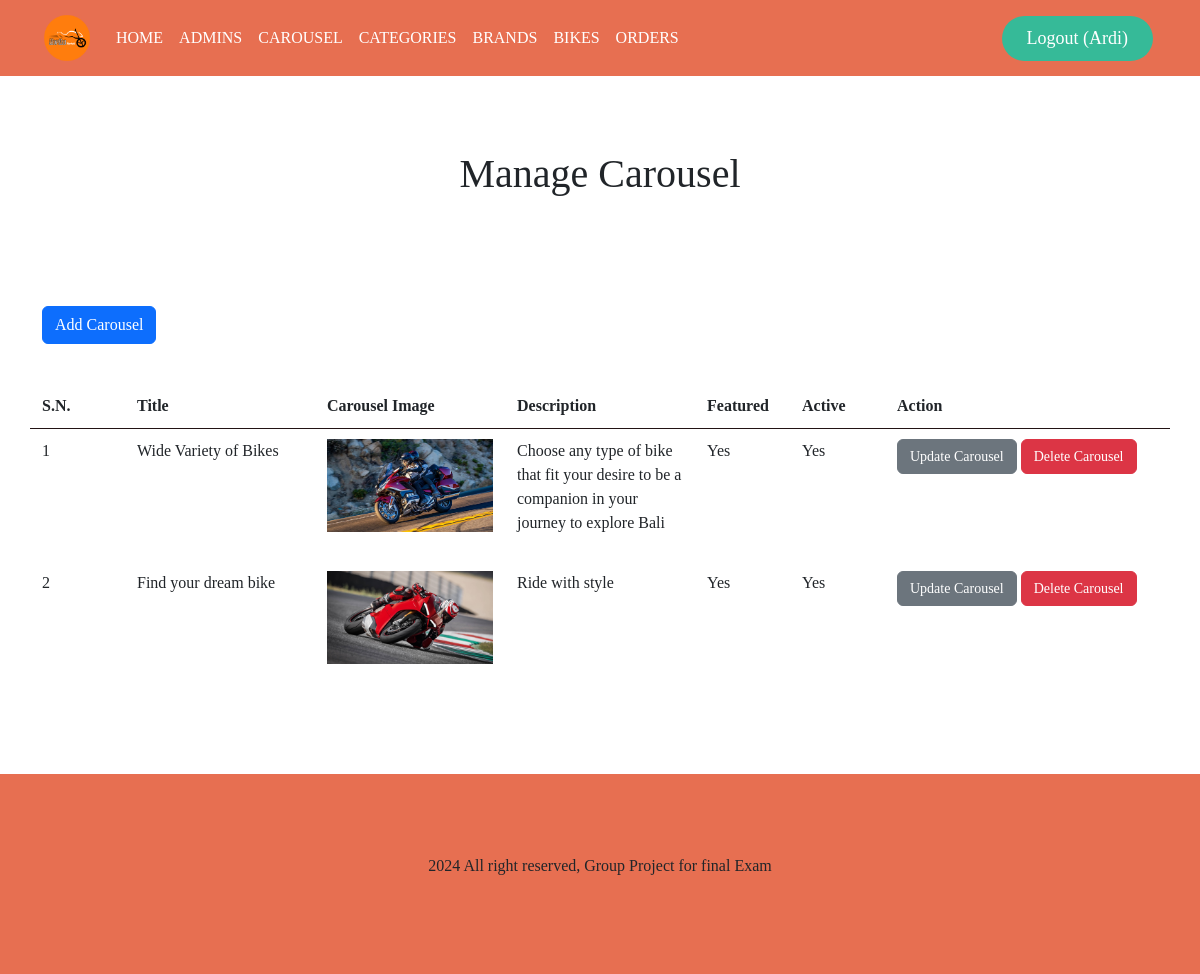
The app's page /admin/manage-carousel.php (signed in) with its own data.
### tables this page shows
CREATE TABLE `carousel` (
  `carousel_id` int(13) NOT NULL,
  `carousel_image` varchar(255) NOT NULL,
  `featured` varchar(10) NOT NULL,
  `active` varchar(10) NOT NULL,
  `carousel_title` varchar(50) NOT NULL,
  `carousel_description` varchar(512) NOT NULL
);

### admin/manage-carousel.php (the view, shortened to what this page needs)
<?php
    include('partials/header.php')
?>
    <div class="container padding-top padding-content">
        <h1 class="padding-title text-center">Manage Carousel</h1>
        <div class="padding-title padding-top-2">
            <a href="<?php echo SITEURL; ?>admin/add-carousel.php" class="btn btn-primary">Add Carousel</a>
        </div>
        <div class="row tb-header">
            <div class="col-1">
                S.N.
            </div>
            <div class="col-2">
                Title
            </div>
            <div class="col-2">
                Carousel Image
            </div>
            <div class="col-2">
                Description
            </div>
            <div class="col-1">
                Featured
            </div>
            <div class="col-1">
                Active
            </div>
            <div class="col-3">
                Action
            </div>
        </div>
        <?php
            $sql = "SELECT * FROM carousel";
            $res = mysqli_query($conn, $sql);
            $count = mysqli_num_rows($res);
            $sn=1;
            if($count>0)
            {
                while($row = mysqli_fetch_assoc($res))
                {
                    $id = $row['carousel_id'];
                    $title = $row['carousel_title'];
                    $carousel_image = $row['carousel_image'];
                    $description = $row['carousel_description'];
                    $featured = $row['featured'];
                    $active = $row['active'];
                    if (!function_exists('truncateDescription')) {
                        function truncateDescription($description, $limit) {
                            if (strlen($description) <= $limit) {
                                return $description;
                            } else {
                                $truncated = substr($description, 0, $limit);
                                $lastSpace = strrpos($truncated, ' ');
                                return substr($truncated, 0, $lastSpace) . '...';
                            }
                        }
                    }
                    $truncatedDescription = truncateDescription($description, 100);
                    ?>
                        <div class="row tb-content">
                            <div class="col-1">
                                <?php echo $sn++ ?>
                            </div>
                            <div class="col-2">
                                <?php echo $title ?>
                            </div>
                            <div class="col-2 ">
                                <?php
                                    if($carousel_image!="")
                                    {
                                        ?>
                                            <img src="<?php echo SITEURL; ?>images/carousel/<?php echo $carousel_image; ?>" style="width: 100%;">
                                        <?php
                                    }
                                    else
                                    {
                                        echo "<div class='notice-text-failed'>No Image Found</div>";
                                    }
                                ?>
                            </div>
                            <div class="col-2">
                                <p class="text-break"><?php echo $truncatedDescription ?></p>
                            </div>
                            <div class="col-1">
                                <?php echo $featured ?>
                            </div>
                            <div class="col-1">
                                <?php echo $active ?>
                            </div>
                            <div class="col-3 btn-category">
                                <a href="<?php echo SITEURL; ?>admin/update-carousel.php?id=<?php echo $id; ?>" class="btn btn-secondary">Update Carousel</a>
                                <a href="<?php echo SITEURL; ?>admin/delete-carousel.php?id=<?php echo $id; ?>&carousel_image=<?php echo $carousel_image; ?>" class="btn btn-danger">Delete Carousel</a>
                            </div>
                        </div>
                    <?php
                }
            }
            else
            {
                ?>
                    <div class="notice-text-failed text-center">No Carousel Added</div>
                <?php
            }
        ?>
    </div>
<?php
    include('partials/footer.php')
?>

### css/admin.css (style rules this page uses)
* { padding: 0; margin: 0; box-sizing: border-box; font-family: 'Poppins', 'sans-serif'; text-decoration: none; list-style: none; scroll-behavior: smooth; }
:root { --bg-color: #fff; --text-color: #221314; --main-color: #E76F51; --second-color: #f4A261; --third-color: #E9C46A; --fourth-color: #36BA98; --p-font-size: 12px; }
.padding-top { padding-top: 150px; }
.padding-top-2 { padding-top: 50px; }
.padding-content { padding-bottom: 100px; }
.padding-title { padding-bottom: 50px; }
.tb-header { padding-bottom: 10px; border-bottom: 1px solid var(--text-color); font-weight: 700; }
.tb-content { padding: 10px 0px; font-weight: 200; }
.btn-category a { font-size: 14px; }

### records on screen
carousel: carousel_title "Wide Variety of Bikes", carousel_image (picture), carousel_description "Choose any type of bike that fit your desire to be a companion in your journey to explore Bali", featured "Yes", active "Yes"
carousel: carousel_title "Find your dream bike", carousel_image (picture), carousel_description "Ride with style", featured "Yes", active "Yes"

### other values on screen
$_SESSION['first_name'] "Ardi"
